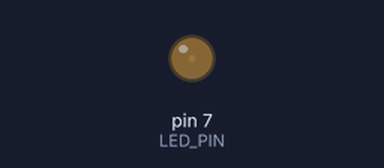
The sketch below on a simulated Arduino Uno, built with avr-gcc and run on an emulated ATmega328P. Shown: output pins drawn as LEDs (lit = HIGH).

Above: at 0.05 s.
At 0.55 s:
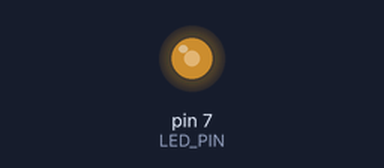
At 0.8 s:
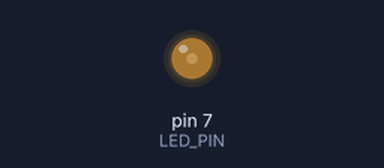
Timing chart, 0 to 3.0 s (numbered marks = the images above):
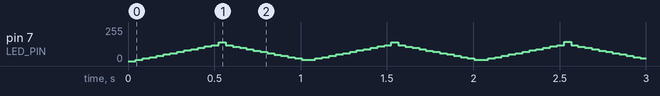

The sketch:

06_challenge_2.ino
```cpp
const int LED_PIN = 7;

unsigned int g_period_us = 10000;
unsigned int g_duty = 0;

void set_period(int period) {
  if (period < 100)   period = 100;
  if (period > 10000) period = 10000;
  g_period_us = (unsigned int)period;
}

void set_duty(int duty) {
  if (duty < 0)   duty = 0;
  if (duty > 100) duty = 100;
  g_duty = (unsigned int)duty;
}

void pwm_pulse() {
  unsigned long on_us  = (unsigned long)g_period_us * g_duty / 100;
  unsigned long off_us = g_period_us - on_us;

  if (on_us > 0) {
    digitalWrite(LED_PIN, HIGH);
    delayMicroseconds(on_us);
  }
  if (off_us > 0) {
    digitalWrite(LED_PIN, LOW);
    delayMicroseconds(off_us);
  }
}

void setup() {
  pinMode(LED_PIN, OUTPUT);

  set_period(100);
}
void loop() {
  unsigned long start_ms = millis();
  unsigned long elapsed;

  while ((elapsed = millis() - start_ms) < 1000) {
    int duty;
    if (elapsed < 500) {
      duty = map(elapsed, 0, 500, 0, 100);
    } else {
      duty = map(elapsed, 500, 1000, 100, 0);
    }
    set_duty(duty);
    pwm_pulse();
  }
}
```
